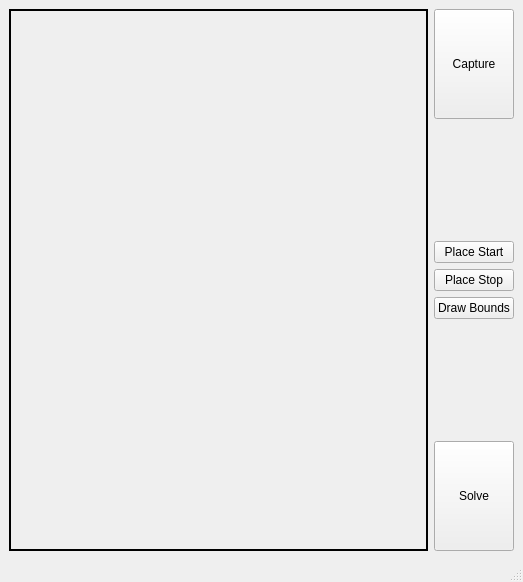
<?xml version="1.0" encoding="UTF-8"?>
<ui version="4.0">
 <class>main_window</class>
 <widget class="QMainWindow" name="main_window">
  <property name="geometry">
   <rect>
    <x>0</x>
    <y>0</y>
    <width>523</width>
    <height>582</height>
   </rect>
  </property>
  <property name="sizePolicy">
   <sizepolicy hsizetype="Expanding" vsizetype="Expanding">
    <horstretch>0</horstretch>
    <verstretch>0</verstretch>
   </sizepolicy>
  </property>
  <property name="windowTitle">
   <string>main_window</string>
  </property>
  <widget class="QWidget" name="centralwidget">
   <property name="sizePolicy">
    <sizepolicy hsizetype="Expanding" vsizetype="Expanding">
     <horstretch>0</horstretch>
     <verstretch>0</verstretch>
    </sizepolicy>
   </property>
   <layout class="QGridLayout" name="gridLayout">
    <item row="3" column="6">
     <widget class="QPushButton" name="place_stop_button">
      <property name="sizePolicy">
       <sizepolicy hsizetype="Preferred" vsizetype="Fixed">
        <horstretch>0</horstretch>
        <verstretch>0</verstretch>
       </sizepolicy>
      </property>
      <property name="text">
       <string>Place Stop</string>
      </property>
     </widget>
    </item>
    <item row="2" column="6">
     <widget class="QPushButton" name="place_start_button">
      <property name="sizePolicy">
       <sizepolicy hsizetype="Preferred" vsizetype="Fixed">
        <horstretch>0</horstretch>
        <verstretch>0</verstretch>
       </sizepolicy>
      </property>
      <property name="text">
       <string>Place Start</string>
      </property>
     </widget>
    </item>
    <item row="4" column="6">
     <widget class="QPushButton" name="bounding_polygon_button">
      <property name="sizePolicy">
       <sizepolicy hsizetype="Preferred" vsizetype="Fixed">
        <horstretch>0</horstretch>
        <verstretch>0</verstretch>
       </sizepolicy>
      </property>
      <property name="text">
       <string>Draw Bounds</string>
      </property>
     </widget>
    </item>
    <item row="6" column="6">
     <widget class="QPushButton" name="solve_button">
      <property name="sizePolicy">
       <sizepolicy hsizetype="Preferred" vsizetype="MinimumExpanding">
        <horstretch>0</horstretch>
        <verstretch>0</verstretch>
       </sizepolicy>
      </property>
      <property name="text">
       <string>Solve</string>
      </property>
     </widget>
    </item>
    <item row="0" column="6">
     <widget class="QPushButton" name="capture_button">
      <property name="sizePolicy">
       <sizepolicy hsizetype="Preferred" vsizetype="Expanding">
        <horstretch>0</horstretch>
        <verstretch>0</verstretch>
       </sizepolicy>
      </property>
      <property name="text">
       <string>Capture</string>
      </property>
     </widget>
    </item>
    <item row="0" column="3" rowspan="7">
     <widget class="clickable_label" name="image_label">
      <property name="sizePolicy">
       <sizepolicy hsizetype="Expanding" vsizetype="Expanding">
        <horstretch>0</horstretch>
        <verstretch>0</verstretch>
       </sizepolicy>
      </property>
      <property name="minimumSize">
       <size>
        <width>400</width>
        <height>520</height>
       </size>
      </property>
      <property name="sizeIncrement">
       <size>
        <width>0</width>
        <height>0</height>
       </size>
      </property>
      <property name="frameShape">
       <enum>QFrame::Box</enum>
      </property>
      <property name="frameShadow">
       <enum>QFrame::Plain</enum>
      </property>
      <property name="lineWidth">
       <number>2</number>
      </property>
      <property name="text">
       <string/>
      </property>
     </widget>
    </item>
    <item row="1" column="6">
     <spacer name="verticalSpacer">
      <property name="orientation">
       <enum>Qt::Vertical</enum>
      </property>
      <property name="sizeHint" stdset="0">
       <size>
        <width>20</width>
        <height>40</height>
       </size>
      </property>
     </spacer>
    </item>
    <item row="5" column="6">
     <spacer name="verticalSpacer_2">
      <property name="orientation">
       <enum>Qt::Vertical</enum>
      </property>
      <property name="sizeHint" stdset="0">
       <size>
        <width>20</width>
        <height>40</height>
       </size>
      </property>
     </spacer>
    </item>
   </layout>
  </widget>
  <widget class="QMenuBar" name="menubar">
   <property name="geometry">
    <rect>
     <x>0</x>
     <y>0</y>
     <width>523</width>
     <height>22</height>
    </rect>
   </property>
  </widget>
  <widget class="QStatusBar" name="statusbar"/>
 </widget>
 <customwidgets>
  <customwidget>
   <class>clickable_label</class>
   <extends>QLabel</extends>
   <header>clickable_label.h</header>
  </customwidget>
 </customwidgets>
 <resources/>
 <connections/>
</ui>
